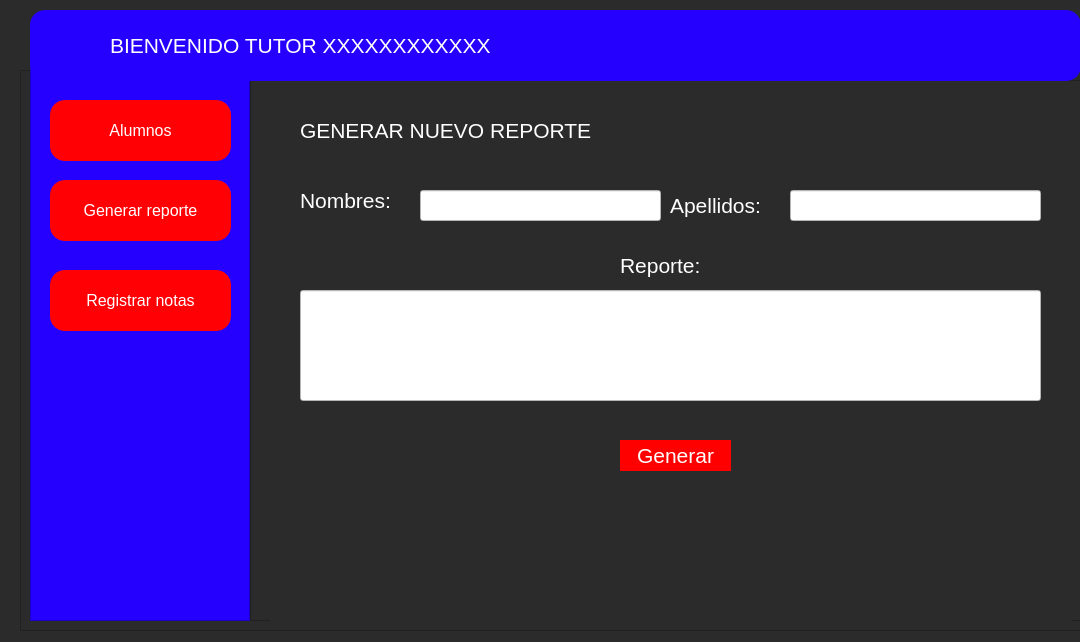
<?xml version="1.0" encoding="UTF-8"?>
<ui version="4.0">
 <class>Form</class>
 <widget class="QWidget" name="Form">
  <property name="geometry">
   <rect>
    <x>0</x>
    <y>0</y>
    <width>1080</width>
    <height>642</height>
   </rect>
  </property>
  <property name="windowTitle">
   <string>Form</string>
  </property>
  <property name="styleSheet">
   <string notr="true">background-color: rgb(43, 43, 43);</string>
  </property>
  <widget class="QFrame" name="frame">
   <property name="geometry">
    <rect>
     <x>30</x>
     <y>10</y>
     <width>1051</width>
     <height>71</height>
    </rect>
   </property>
   <property name="styleSheet">
    <string notr="true">background-color: rgb(38, 0, 255);
border-radius: 15px;</string>
   </property>
   <property name="frameShape">
    <enum>QFrame::StyledPanel</enum>
   </property>
   <property name="frameShadow">
    <enum>QFrame::Raised</enum>
   </property>
   <widget class="QPushButton" name="pushButton">
    <property name="geometry">
     <rect>
      <x>10</x>
      <y>10</y>
      <width>51</width>
      <height>51</height>
     </rect>
    </property>
    <property name="font">
     <font>
      <kerning>true</kerning>
     </font>
    </property>
    <property name="styleSheet">
     <string notr="true"/>
    </property>
    <property name="text">
     <string/>
    </property>
    <property name="icon">
     <iconset>
      <normaloff>imgs/588a64e0d06f6719692a2d10.png</normaloff>imgs/588a64e0d06f6719692a2d10.png</iconset>
    </property>
    <property name="iconSize">
     <size>
      <width>50</width>
      <height>50</height>
     </size>
    </property>
   </widget>
   <widget class="QLabel" name="label">
    <property name="geometry">
     <rect>
      <x>80</x>
      <y>20</y>
      <width>881</width>
      <height>31</height>
     </rect>
    </property>
    <property name="font">
     <font>
      <pointsize>16</pointsize>
     </font>
    </property>
    <property name="styleSheet">
     <string notr="true">color: rgb(255, 255, 255);</string>
    </property>
    <property name="text">
     <string>BIENVENIDO TUTOR XXXXXXXXXXXX</string>
    </property>
   </widget>
   <widget class="QPushButton" name="pushButton_5">
    <property name="geometry">
     <rect>
      <x>980</x>
      <y>20</y>
      <width>51</width>
      <height>28</height>
     </rect>
    </property>
    <property name="text">
     <string/>
    </property>
    <property name="icon">
     <iconset>
      <normaloff>imgs/11641484341uxf6pdncyjtkwmuiv24dbsb8yreddfga8wlwbdpzoedmrpj7i52iuvdf8unv0tcmsf1dp1dmlqnvjmgrdckpug9c89kewmqmwcqz.png</normaloff>imgs/11641484341uxf6pdncyjtkwmuiv24dbsb8yreddfga8wlwbdpzoedmrpj7i52iuvdf8unv0tcmsf1dp1dmlqnvjmgrdckpug9c89kewmqmwcqz.png</iconset>
    </property>
    <property name="iconSize">
     <size>
      <width>50</width>
      <height>50</height>
     </size>
    </property>
   </widget>
  </widget>
  <widget class="QFrame" name="frame_3">
   <property name="geometry">
    <rect>
     <x>20</x>
     <y>70</y>
     <width>1061</width>
     <height>561</height>
    </rect>
   </property>
   <property name="frameShape">
    <enum>QFrame::StyledPanel</enum>
   </property>
   <property name="frameShadow">
    <enum>QFrame::Raised</enum>
   </property>
   <widget class="QFrame" name="frame_2">
    <property name="geometry">
     <rect>
      <x>10</x>
      <y>-10</y>
      <width>220</width>
      <height>561</height>
     </rect>
    </property>
    <property name="minimumSize">
     <size>
      <width>220</width>
      <height>0</height>
     </size>
    </property>
    <property name="maximumSize">
     <size>
      <width>0</width>
      <height>16777215</height>
     </size>
    </property>
    <property name="styleSheet">
     <string notr="true">background-color: rgb(38, 0, 255);</string>
    </property>
    <property name="frameShape">
     <enum>QFrame::StyledPanel</enum>
    </property>
    <property name="frameShadow">
     <enum>QFrame::Raised</enum>
    </property>
    <widget class="QPushButton" name="pushButton_2">
     <property name="geometry">
      <rect>
       <x>20</x>
       <y>40</y>
       <width>181</width>
       <height>61</height>
      </rect>
     </property>
     <property name="styleSheet">
      <string notr="true">QFrame{
background-color: rgb(0, 255, 234);
	
}

QPushButton{
background-color: rgb(255, 0, 4);
color: rgb(255, 255, 255);
border-radius:15px;
font: 12pt;
}

QPushButton:hover{
background-color: rgb(255, 255, 255);
color:rgb(0, 0, 0);
border-radius:15px;
}</string>
     </property>
     <property name="text">
      <string>Alumnos</string>
     </property>
    </widget>
    <widget class="QPushButton" name="pushButton_3">
     <property name="geometry">
      <rect>
       <x>20</x>
       <y>120</y>
       <width>181</width>
       <height>61</height>
      </rect>
     </property>
     <property name="styleSheet">
      <string notr="true">QFrame{
background-color: rgb(0, 255, 234);
	
}

QPushButton{
background-color: rgb(255, 0, 4);
color: rgb(255, 255, 255);
border-radius:15px;
font: 12pt;
}

QPushButton:hover{
background-color: rgb(255, 255, 255);
color:rgb(0, 0, 0);
border-radius:15px;
}</string>
     </property>
     <property name="text">
      <string>Generar reporte</string>
     </property>
    </widget>
    <widget class="QPushButton" name="pushButton_4">
     <property name="geometry">
      <rect>
       <x>20</x>
       <y>210</y>
       <width>181</width>
       <height>61</height>
      </rect>
     </property>
     <property name="styleSheet">
      <string notr="true">QFrame{
background-color: rgb(0, 255, 234);
	
}

QPushButton{
background-color: rgb(255, 0, 4);
color: rgb(255, 255, 255);
border-radius:15px;
font: 12pt;
}

QPushButton:hover{
background-color: rgb(255, 255, 255);
color:rgb(0, 0, 0);
border-radius:15px;
}</string>
     </property>
     <property name="text">
      <string>Registrar notas</string>
     </property>
    </widget>
   </widget>
   <widget class="QFrame" name="frame_4">
    <property name="geometry">
     <rect>
      <x>230</x>
      <y>10</y>
      <width>831</width>
      <height>541</height>
     </rect>
    </property>
    <property name="styleSheet">
     <string notr="true">QTableWidget{
background-color: rgb(255, 255, 255);
font: 12pt;
color: rgb(0, 0, 0);
}

QLabel{
font: 16pt;
color: rgb(255, 255, 255);
}

QPushButton{
font:16pt;
color:rgb(255, 255, 255);
background-color: rgb(255, 238, 0);
border-radius:15px;
}</string>
    </property>
    <property name="frameShape">
     <enum>QFrame::StyledPanel</enum>
    </property>
    <property name="frameShadow">
     <enum>QFrame::Raised</enum>
    </property>
    <widget class="QStackedWidget" name="stackedWidget">
     <property name="geometry">
      <rect>
       <x>20</x>
       <y>20</y>
       <width>801</width>
       <height>541</height>
      </rect>
     </property>
     <property name="currentIndex">
      <number>1</number>
     </property>
     <widget class="QWidget" name="page">
      <widget class="QTableWidget" name="tableWidget">
       <property name="geometry">
        <rect>
         <x>0</x>
         <y>70</y>
         <width>791</width>
         <height>441</height>
        </rect>
       </property>
       <property name="styleSheet">
        <string notr="true"/>
       </property>
       <property name="frameShape">
        <enum>QFrame::Panel</enum>
       </property>
       <property name="frameShadow">
        <enum>QFrame::Sunken</enum>
       </property>
       <property name="horizontalScrollBarPolicy">
        <enum>Qt::ScrollBarAsNeeded</enum>
       </property>
       <property name="sizeAdjustPolicy">
        <enum>QAbstractScrollArea::AdjustToContentsOnFirstShow</enum>
       </property>
       <attribute name="horizontalHeaderDefaultSectionSize">
        <number>263</number>
       </attribute>
       <attribute name="horizontalHeaderShowSortIndicator" stdset="0">
        <bool>false</bool>
       </attribute>
       <attribute name="horizontalHeaderStretchLastSection">
        <bool>false</bool>
       </attribute>
       <attribute name="verticalHeaderCascadingSectionResizes">
        <bool>true</bool>
       </attribute>
       <column>
        <property name="text">
         <string>NOMBRES</string>
        </property>
        <property name="textAlignment">
         <set>AlignHCenter|AlignTop</set>
        </property>
       </column>
       <column>
        <property name="text">
         <string>APELLIDOS</string>
        </property>
       </column>
       <column>
        <property name="text">
         <string>CORREO</string>
        </property>
       </column>
      </widget>
      <widget class="QLabel" name="label_2">
       <property name="geometry">
        <rect>
         <x>10</x>
         <y>20</y>
         <width>101</width>
         <height>31</height>
        </rect>
       </property>
       <property name="text">
        <string>Alumnos</string>
       </property>
      </widget>
     </widget>
     <widget class="QWidget" name="page_2">
      <widget class="QLabel" name="label_3">
       <property name="geometry">
        <rect>
         <x>30</x>
         <y>20</y>
         <width>341</width>
         <height>21</height>
        </rect>
       </property>
       <property name="text">
        <string>GENERAR NUEVO REPORTE</string>
       </property>
      </widget>
      <widget class="QLabel" name="label_4">
       <property name="geometry">
        <rect>
         <x>30</x>
         <y>90</y>
         <width>121</width>
         <height>21</height>
        </rect>
       </property>
       <property name="text">
        <string>Nombres:</string>
       </property>
      </widget>
      <widget class="QLabel" name="label_5">
       <property name="geometry">
        <rect>
         <x>400</x>
         <y>90</y>
         <width>111</width>
         <height>31</height>
        </rect>
       </property>
       <property name="text">
        <string>Apellidos:</string>
       </property>
      </widget>
      <widget class="QLabel" name="label_6">
       <property name="geometry">
        <rect>
         <x>350</x>
         <y>150</y>
         <width>101</width>
         <height>31</height>
        </rect>
       </property>
       <property name="text">
        <string>Reporte:</string>
       </property>
      </widget>
      <widget class="QLineEdit" name="lineEdit">
       <property name="geometry">
        <rect>
         <x>150</x>
         <y>90</y>
         <width>241</width>
         <height>31</height>
        </rect>
       </property>
       <property name="font">
        <font>
         <pointsize>-1</pointsize>
         <weight>50</weight>
         <italic>false</italic>
         <bold>false</bold>
        </font>
       </property>
       <property name="styleSheet">
        <string notr="true">background-color: rgb(255, 255, 255);
font:14px;
</string>
       </property>
      </widget>
      <widget class="QLineEdit" name="lineEdit_2">
       <property name="geometry">
        <rect>
         <x>520</x>
         <y>90</y>
         <width>251</width>
         <height>31</height>
        </rect>
       </property>
       <property name="styleSheet">
        <string notr="true">background-color: rgb(255, 255, 255);
font:14px;</string>
       </property>
      </widget>
      <widget class="QLineEdit" name="lineEdit_3">
       <property name="geometry">
        <rect>
         <x>30</x>
         <y>190</y>
         <width>741</width>
         <height>111</height>
        </rect>
       </property>
       <property name="layoutDirection">
        <enum>Qt::LeftToRight</enum>
       </property>
       <property name="autoFillBackground">
        <bool>false</bool>
       </property>
       <property name="styleSheet">
        <string notr="true">background-color: rgb(255, 255, 255);
font:18px;
color:black;</string>
       </property>
       <property name="alignment">
        <set>Qt::AlignLeading|Qt::AlignLeft|Qt::AlignTop</set>
       </property>
       <property name="dragEnabled">
        <bool>false</bool>
       </property>
       <property name="cursorMoveStyle">
        <enum>Qt::LogicalMoveStyle</enum>
       </property>
       <property name="clearButtonEnabled">
        <bool>false</bool>
       </property>
      </widget>
      <widget class="QPushButton" name="pushButton_6">
       <property name="geometry">
        <rect>
         <x>350</x>
         <y>340</y>
         <width>111</width>
         <height>31</height>
        </rect>
       </property>
       <property name="styleSheet">
        <string notr="true">QPushButton{
background-color: rgb(255, 0, 0);
border-radius:0px;
}

QPushButton:hover{
background-color: rgb(226, 226, 226);
color:black;
border-radius:0px;
}</string>
       </property>
       <property name="text">
        <string>Generar</string>
       </property>
      </widget>
     </widget>
     <widget class="QWidget" name="page_3">
      <property name="styleSheet">
       <string notr="true">QTableWidget{
background-color: rgb(255, 255, 255);
font: 12pt;
color: rgb(0, 0, 0);
}

QLabel{
font: 16pt;
color: rgb(255, 255, 255);
}

QPushButton{
font:16pt;
color:rgb(255, 255, 255);
background-color: rgb(255, 238, 0);
border-radius:15px;
}</string>
      </property>
      <widget class="QLabel" name="label_7">
       <property name="geometry">
        <rect>
         <x>10</x>
         <y>10</y>
         <width>111</width>
         <height>21</height>
        </rect>
       </property>
       <property name="text">
        <string>Nombres</string>
       </property>
      </widget>
      <widget class="QLabel" name="label_8">
       <property name="geometry">
        <rect>
         <x>320</x>
         <y>0</y>
         <width>111</width>
         <height>31</height>
        </rect>
       </property>
       <property name="text">
        <string>Apellidos</string>
       </property>
      </widget>
      <widget class="QLineEdit" name="lineEdit_4">
       <property name="geometry">
        <rect>
         <x>10</x>
         <y>40</y>
         <width>301</width>
         <height>31</height>
        </rect>
       </property>
       <property name="styleSheet">
        <string notr="true">background-color: rgb(255, 255, 255);
color: rgb(0, 0, 0);</string>
       </property>
      </widget>
      <widget class="QLineEdit" name="lineEdit_5">
       <property name="geometry">
        <rect>
         <x>320</x>
         <y>40</y>
         <width>291</width>
         <height>31</height>
        </rect>
       </property>
       <property name="styleSheet">
        <string notr="true">background-color: rgb(255, 255, 255);
color: rgb(0, 0, 0);</string>
       </property>
      </widget>
      <widget class="QComboBox" name="comboBox">
       <property name="geometry">
        <rect>
         <x>620</x>
         <y>40</y>
         <width>171</width>
         <height>31</height>
        </rect>
       </property>
       <property name="font">
        <font>
         <pointsize>-1</pointsize>
         <weight>50</weight>
         <italic>false</italic>
         <bold>false</bold>
        </font>
       </property>
       <property name="styleSheet">
        <string notr="true">background-color: rgb(255, 255, 255);
color: rgb(0, 0, 0);
font:16px;</string>
       </property>
       <item>
        <property name="text">
         <string>Matemática</string>
        </property>
       </item>
       <item>
        <property name="text">
         <string>Comunicación</string>
        </property>
       </item>
       <item>
        <property name="text">
         <string>Ciencias</string>
        </property>
       </item>
       <item>
        <property name="text">
         <string>Educación Física</string>
        </property>
       </item>
       <item>
        <property name="text">
         <string>Tutoría</string>
        </property>
       </item>
      </widget>
      <widget class="QLabel" name="label_9">
       <property name="geometry">
        <rect>
         <x>620</x>
         <y>0</y>
         <width>111</width>
         <height>31</height>
        </rect>
       </property>
       <property name="text">
        <string>Curso</string>
       </property>
      </widget>
      <widget class="QPushButton" name="pushButton_7">
       <property name="geometry">
        <rect>
         <x>320</x>
         <y>470</y>
         <width>191</width>
         <height>41</height>
        </rect>
       </property>
       <property name="text">
        <string>Registrar notas</string>
       </property>
      </widget>
      <widget class="QTableWidget" name="tableWidget_6">
       <property name="geometry">
        <rect>
         <x>10</x>
         <y>90</y>
         <width>791</width>
         <height>361</height>
        </rect>
       </property>
       <property name="styleSheet">
        <string notr="true">font:10pt;
border:rgb(0, 0, 0);
background-color: rgb(255, 255, 255);</string>
       </property>
       <row>
        <property name="text">
         <string>TAREAS</string>
        </property>
       </row>
       <row>
        <property name="text">
         <string>EXAMEN MENSUAL</string>
        </property>
       </row>
       <row>
        <property name="text">
         <string>EXAMEN BIMESTRAL</string>
        </property>
       </row>
       <row>
        <property name="text">
         <string>PROMEDIO</string>
        </property>
       </row>
       <column>
        <property name="text">
         <string>1° BIMESTRE</string>
        </property>
       </column>
       <column>
        <property name="text">
         <string>2° BIMESTRE</string>
        </property>
       </column>
       <column>
        <property name="text">
         <string>3° BIMESTRE</string>
        </property>
       </column>
       <column>
        <property name="text">
         <string>4° BIMESTRE</string>
        </property>
       </column>
       <column>
        <property name="text">
         <string>FINAL</string>
        </property>
        <property name="font">
         <font>
          <weight>50</weight>
          <bold>false</bold>
         </font>
        </property>
       </column>
      </widget>
      <zorder>lineEdit_4</zorder>
      <zorder>lineEdit_5</zorder>
      <zorder>label_7</zorder>
      <zorder>label_8</zorder>
      <zorder>comboBox</zorder>
      <zorder>label_9</zorder>
      <zorder>pushButton_7</zorder>
      <zorder>tableWidget_6</zorder>
     </widget>
    </widget>
   </widget>
  </widget>
  <zorder>frame_3</zorder>
  <zorder>frame</zorder>
 </widget>
 <resources/>
 <connections/>
</ui>
